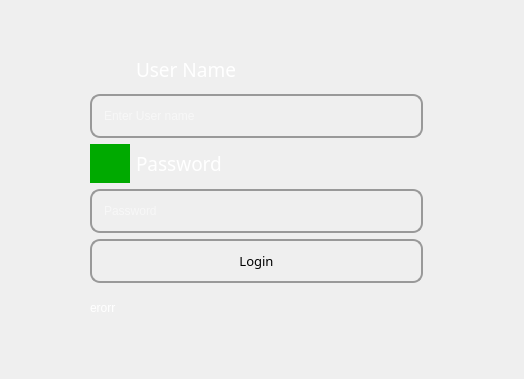
<?xml version="1.0" encoding="UTF-8"?>
<ui version="4.0">
 <class>MainWindow</class>
 <widget class="QMainWindow" name="MainWindow">
  <property name="geometry">
   <rect>
    <x>0</x>
    <y>0</y>
    <width>524</width>
    <height>379</height>
   </rect>
  </property>
  <property name="minimumSize">
   <size>
    <width>524</width>
    <height>379</height>
   </size>
  </property>
  <property name="maximumSize">
   <size>
    <width>524</width>
    <height>379</height>
   </size>
  </property>
  <property name="windowTitle">
   <string>LOGIN</string>
  </property>
  <property name="windowIcon">
   <iconset>
    <normaloff>p.png</normaloff>p.png</iconset>
  </property>
  <property name="autoFillBackground">
   <bool>true</bool>
  </property>
  <property name="styleSheet">
   <string notr="true">#MainWindow{
background-image:url(&quot;lib.jpg&quot;);
}


QLabel{
color: white;
font: 14pt &quot;OCR-B 10 BT&quot;;

}
QLineEdit{
width:300px;
height:40px;
background-color:transparent;
border: 2px solid #999;
border-radius: 10px;
padding-left: 10px;
color: white;
font: 12pt &quot;OCR-B 10 BT&quot;;
}

QPushButton{
width:300px;
height:40px;
background-color:transparent;
border: 2px solid #999;
border-radius: 10px;
}
QPushButton:hover{
width:300px;
height:40px;
background-color:transparent;
border: 2px solid #999;
border-radius: 10px;
background-color: rgba(0, 0, 0, 0.6);
}
</string>
  </property>
  <widget class="QWidget" name="centralwidget">
   <widget class="QWidget" name="">
    <property name="geometry">
     <rect>
      <x>90</x>
      <y>50</y>
      <width>333</width>
      <height>277</height>
     </rect>
    </property>
    <layout class="QVBoxLayout" name="verticalLayout">
     <item>
      <layout class="QHBoxLayout" name="horizontalLayout">
       <item>
        <widget class="QLabel" name="label_3">
         <property name="maximumSize">
          <size>
           <width>40</width>
           <height>40</height>
          </size>
         </property>
         <property name="text">
          <string/>
         </property>
         <property name="pixmap">
          <pixmap resource="test.qrc">:/icons/p.png</pixmap>
         </property>
         <property name="scaledContents">
          <bool>true</bool>
         </property>
        </widget>
       </item>
       <item>
        <widget class="QLabel" name="label">
         <property name="font">
          <font>
           <family>OCR-B 10 BT</family>
           <pointsize>14</pointsize>
           <weight>50</weight>
           <italic>false</italic>
           <bold>false</bold>
          </font>
         </property>
         <property name="text">
          <string>User Name</string>
         </property>
        </widget>
       </item>
      </layout>
     </item>
     <item>
      <widget class="QLineEdit" name="lineEdit_UserName">
       <property name="toolTip">
        <string>Username</string>
       </property>
       <property name="placeholderText">
        <string>Enter User name</string>
       </property>
      </widget>
     </item>
     <item>
      <layout class="QHBoxLayout" name="horizontalLayout_2">
       <item>
        <widget class="QLabel" name="label_4">
         <property name="maximumSize">
          <size>
           <width>40</width>
           <height>40</height>
          </size>
         </property>
         <property name="autoFillBackground">
          <bool>false</bool>
         </property>
         <property name="styleSheet">
          <string notr="true">background-color: rgb(0, 170, 0)</string>
         </property>
         <property name="text">
          <string/>
         </property>
         <property name="pixmap">
          <pixmap resource="test.qrc">:/icons/t.png</pixmap>
         </property>
         <property name="scaledContents">
          <bool>true</bool>
         </property>
        </widget>
       </item>
       <item>
        <widget class="QLabel" name="label_2">
         <property name="font">
          <font>
           <family>OCR-B 10 BT</family>
           <pointsize>14</pointsize>
           <weight>50</weight>
           <italic>false</italic>
           <bold>false</bold>
          </font>
         </property>
         <property name="text">
          <string>Password</string>
         </property>
        </widget>
       </item>
      </layout>
     </item>
     <item>
      <widget class="QLineEdit" name="lineEdit_Password">
       <property name="toolTip">
        <string>password</string>
       </property>
       <property name="echoMode">
        <enum>QLineEdit::Password</enum>
       </property>
       <property name="placeholderText">
        <string>Password</string>
       </property>
      </widget>
     </item>
     <item>
      <widget class="QPushButton" name="pushButton_Login">
       <property name="font">
        <font>
         <family>Arial Nova</family>
         <pointsize>10</pointsize>
        </font>
       </property>
       <property name="toolTip">
        <string>submit</string>
       </property>
       <property name="text">
        <string>Login</string>
       </property>
      </widget>
     </item>
     <item>
      <widget class="QLabel" name="error_label">
       <property name="text">
        <string>erorr</string>
       </property>
      </widget>
     </item>
    </layout>
   </widget>
  </widget>
 </widget>
 <resources>
  <include location="test.qrc"/>
 </resources>
 <connections/>
</ui>
